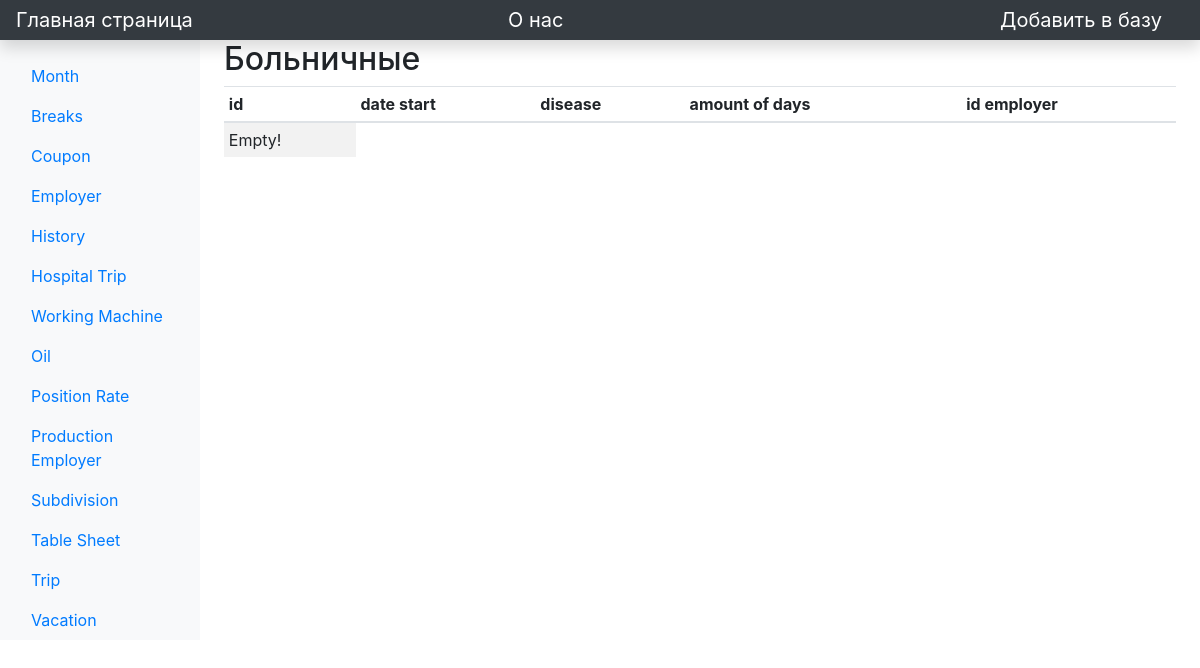
The app's page /view/hospital_, older data.
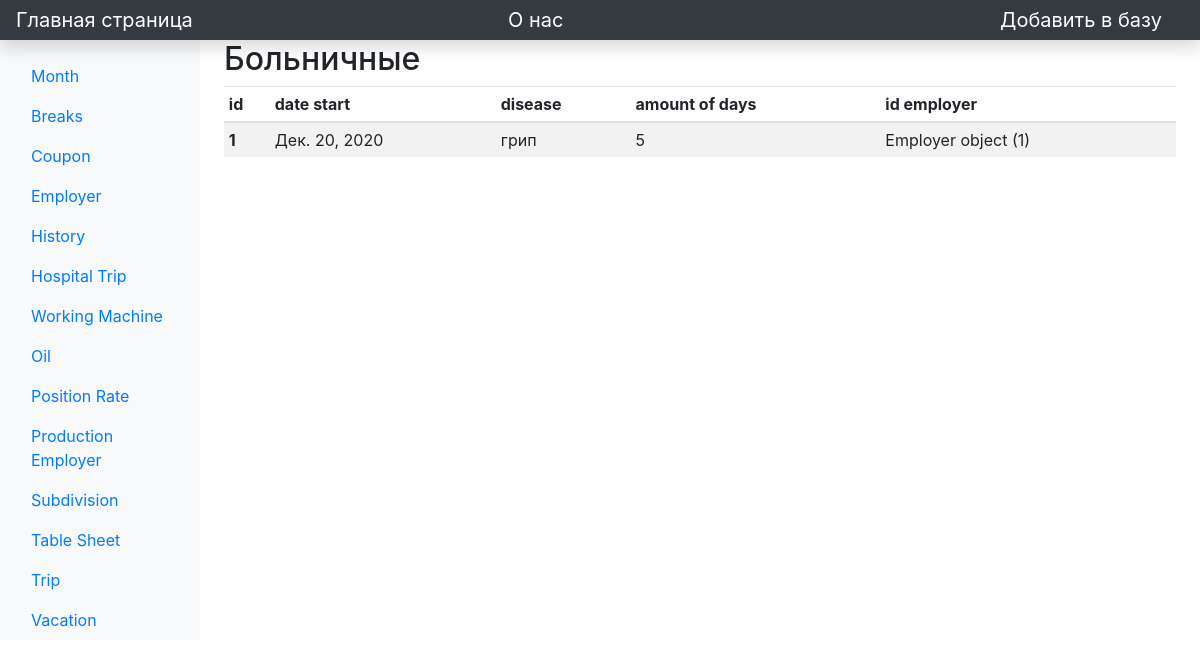
The same page, newer data.
### main/models.py (models this page shows)
class HospitalTrip(models.Model):
    date_start = models.DateField("Date start")
    disease = models.CharField("Disease", max_length=64)
    num_days = models.IntegerField('Amount of days')
    id_employer = models.ForeignKey('Employer', on_delete=models.PROTECT)

class Employer(models.Model):
    name = models.CharField('Name', max_length=64)
    surname = models.CharField('Surname', max_length=64)
    last_name = models.CharField('Last name', max_length=64)
    id_subdivision = models.ForeignKey('Subdivision', on_delete=models.PROTECT)
    id_status = models.ForeignKey('HistoryPromotions', on_delete=models.PROTECT)
    id_position = models.ForeignKey('PositionEm', on_delete=models.PROTECT)

### main/views.py (the view)
# urls.py: path('view/hospital_', views.hospital_, name='hospital_'),
def hospital_(request):
    task = HospitalTrip.objects.all()
    return render(request, 'main/view/hospital_.html', {'task': task})

### main/templates/main/view/hospital_.html (shortened to what this page needs)
{% extends 'main/base.html' %}
{% block content %}
        <main class="col-md-9 ms-sm-auto col-lg-10 px-md-4">
            <h2>Больничные</h2>
            <div class="">
                <table class="table table-striped table-sm ">
                    <thead>
                    <tr>
                        <th scope="col">id</th>
                        <th scope="col">date start</th>
                        <th scope="col">disease</th>
                        <th scope="col">amount of days</th>
                        <th scope="col">id employer</th>
                    </tr>
                    </thead>
                    <tbody>
                    {% if task %}
                    {% for i in task %}
                        <tr>
                            <th scope="row">{{ i.id }}</th>
                            <td>{{ i.date_start}}</td>
                            <td>{{ i.disease }}</td>
                            <td>{{ i.num_days }}</td>
                            <td>{{ i.id_employer}}</td>
                        </tr>
                    {% endfor %}
                    {% else %}
                    <tr>
                        <td>Empty!</td>
                    </tr>
                    {% endif %}
                    </tbody>
                </table>
            </div>
        </main>
{% endblock %}

Row changes from the older to the newer data that the page shows:
added HospitalTrip: id "1", date_start "Дек. 20, 2020", disease "грип", num_days "5", id_employer "Employer object (1)"
Text that changed along with them:
text no longer shown: "Empty!"
